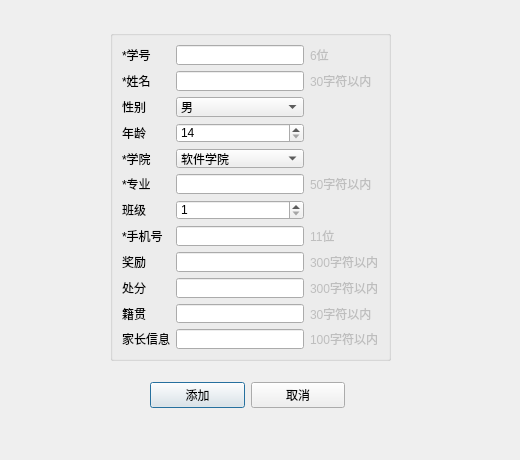
<?xml version="1.0" encoding="UTF-8"?>
<ui version="4.0">
 <class>addinfo</class>
 <widget class="QDialog" name="addinfo">
  <property name="geometry">
   <rect>
    <x>0</x>
    <y>0</y>
    <width>520</width>
    <height>460</height>
   </rect>
  </property>
  <property name="windowTitle">
   <string>Dialog</string>
  </property>
  <widget class="QGroupBox" name="StudentInfo">
   <property name="geometry">
    <rect>
     <x>110</x>
     <y>30</y>
     <width>281</width>
     <height>331</height>
    </rect>
   </property>
   <property name="title">
    <string/>
   </property>
   <layout class="QGridLayout" name="gridLayout">
    <item row="3" column="0">
     <spacer name="verticalSpacer">
      <property name="orientation">
       <enum>Qt::Vertical</enum>
      </property>
      <property name="sizeHint" stdset="0">
       <size>
        <width>20</width>
        <height>40</height>
       </size>
      </property>
     </spacer>
    </item>
    <item row="9" column="1">
     <widget class="QLineEdit" name="AwardEdit_2"/>
    </item>
    <item row="7" column="1">
     <widget class="QSpinBox" name="ClassEdit_2">
      <property name="minimum">
       <number>1</number>
      </property>
      <property name="maximum">
       <number>20</number>
      </property>
     </widget>
    </item>
    <item row="5" column="0">
     <widget class="QLabel" name="label_20">
      <property name="text">
       <string>*学院</string>
      </property>
     </widget>
    </item>
    <item row="7" column="0">
     <widget class="QLabel" name="label_22">
      <property name="text">
       <string>班级</string>
      </property>
     </widget>
    </item>
    <item row="4" column="1">
     <widget class="QSpinBox" name="AgeEdit_2">
      <property name="minimum">
       <number>14</number>
      </property>
      <property name="maximum">
       <number>40</number>
      </property>
     </widget>
    </item>
    <item row="11" column="1">
     <widget class="QLineEdit" name="NativePlaceEdit_2"/>
    </item>
    <item row="8" column="1">
     <widget class="QLineEdit" name="PhoneNumberEdit_2"/>
    </item>
    <item row="10" column="0">
     <widget class="QLabel" name="label_28">
      <property name="text">
       <string>处分</string>
      </property>
     </widget>
    </item>
    <item row="10" column="1">
     <widget class="QLineEdit" name="PunishEdit_2"/>
    </item>
    <item row="4" column="0">
     <widget class="QLabel" name="label_19">
      <property name="text">
       <string>年龄</string>
      </property>
     </widget>
    </item>
    <item row="11" column="0">
     <widget class="QLabel" name="label_29">
      <property name="text">
       <string>籍贯</string>
      </property>
     </widget>
    </item>
    <item row="5" column="1">
     <widget class="QComboBox" name="CollegeEdit_2">
      <item>
       <property name="text">
        <string>软件学院</string>
       </property>
      </item>
      <item>
       <property name="text">
        <string>职业教育学院</string>
       </property>
      </item>
      <item>
       <property name="text">
        <string>城市文化学院</string>
       </property>
      </item>
      <item>
       <property name="text">
        <string>国际商学院</string>
       </property>
      </item>
     </widget>
    </item>
    <item row="6" column="0">
     <widget class="QLabel" name="label_21">
      <property name="text">
       <string>*专业</string>
      </property>
     </widget>
    </item>
    <item row="9" column="0">
     <widget class="QLabel" name="label_27">
      <property name="text">
       <string>奖励</string>
      </property>
     </widget>
    </item>
    <item row="2" column="1">
     <widget class="QComboBox" name="GenderEdit_2">
      <item>
       <property name="text">
        <string>男</string>
       </property>
      </item>
      <item>
       <property name="text">
        <string>女</string>
       </property>
      </item>
     </widget>
    </item>
    <item row="6" column="1">
     <widget class="QLineEdit" name="MajorEdit_2"/>
    </item>
    <item row="8" column="0">
     <widget class="QLabel" name="label_23">
      <property name="text">
       <string>*手机号</string>
      </property>
     </widget>
    </item>
    <item row="8" column="2">
     <widget class="QLabel" name="PhoneTip">
      <property name="enabled">
       <bool>false</bool>
      </property>
      <property name="text">
       <string>11位</string>
      </property>
     </widget>
    </item>
    <item row="12" column="1">
     <widget class="QLineEdit" name="ParentsInfoEdit_2"/>
    </item>
    <item row="12" column="0">
     <widget class="QLabel" name="label_30">
      <property name="text">
       <string>家长信息</string>
      </property>
     </widget>
    </item>
    <item row="0" column="0">
     <widget class="QLabel" name="label_16">
      <property name="text">
       <string>*学号</string>
      </property>
     </widget>
    </item>
    <item row="0" column="2">
     <widget class="QLabel" name="StuNoTip">
      <property name="enabled">
       <bool>false</bool>
      </property>
      <property name="text">
       <string>6位</string>
      </property>
     </widget>
    </item>
    <item row="1" column="1">
     <widget class="QLineEdit" name="NameEdit_2"/>
    </item>
    <item row="2" column="0">
     <widget class="QLabel" name="label_18">
      <property name="text">
       <string>性别</string>
      </property>
     </widget>
    </item>
    <item row="0" column="1">
     <widget class="QLineEdit" name="StuNoEdit_2">
      <property name="placeholderText">
       <string/>
      </property>
     </widget>
    </item>
    <item row="1" column="0">
     <widget class="QLabel" name="label_17">
      <property name="text">
       <string>*姓名</string>
      </property>
     </widget>
    </item>
    <item row="1" column="2">
     <widget class="QLabel" name="label">
      <property name="enabled">
       <bool>false</bool>
      </property>
      <property name="text">
       <string>30字符以内</string>
      </property>
     </widget>
    </item>
    <item row="6" column="2">
     <widget class="QLabel" name="label_2">
      <property name="enabled">
       <bool>false</bool>
      </property>
      <property name="text">
       <string>50字符以内</string>
      </property>
     </widget>
    </item>
    <item row="9" column="2">
     <widget class="QLabel" name="label_3">
      <property name="enabled">
       <bool>false</bool>
      </property>
      <property name="text">
       <string>300字符以内</string>
      </property>
     </widget>
    </item>
    <item row="10" column="2">
     <widget class="QLabel" name="label_4">
      <property name="enabled">
       <bool>false</bool>
      </property>
      <property name="text">
       <string>300字符以内</string>
      </property>
     </widget>
    </item>
    <item row="11" column="2">
     <widget class="QLabel" name="label_5">
      <property name="enabled">
       <bool>false</bool>
      </property>
      <property name="text">
       <string>30字符以内</string>
      </property>
     </widget>
    </item>
    <item row="12" column="2">
     <widget class="QLabel" name="label_6">
      <property name="enabled">
       <bool>false</bool>
      </property>
      <property name="text">
       <string>100字符以内</string>
      </property>
     </widget>
    </item>
   </layout>
  </widget>
  <widget class="QWidget" name="layoutWidget">
   <property name="geometry">
    <rect>
     <x>150</x>
     <y>380</y>
     <width>195</width>
     <height>31</height>
    </rect>
   </property>
   <layout class="QHBoxLayout" name="horizontalLayout">
    <item>
     <widget class="QPushButton" name="add">
      <property name="text">
       <string>添加</string>
      </property>
     </widget>
    </item>
    <item>
     <widget class="QPushButton" name="cancel">
      <property name="text">
       <string>取消</string>
      </property>
     </widget>
    </item>
   </layout>
  </widget>
 </widget>
 <resources/>
 <connections/>
</ui>
